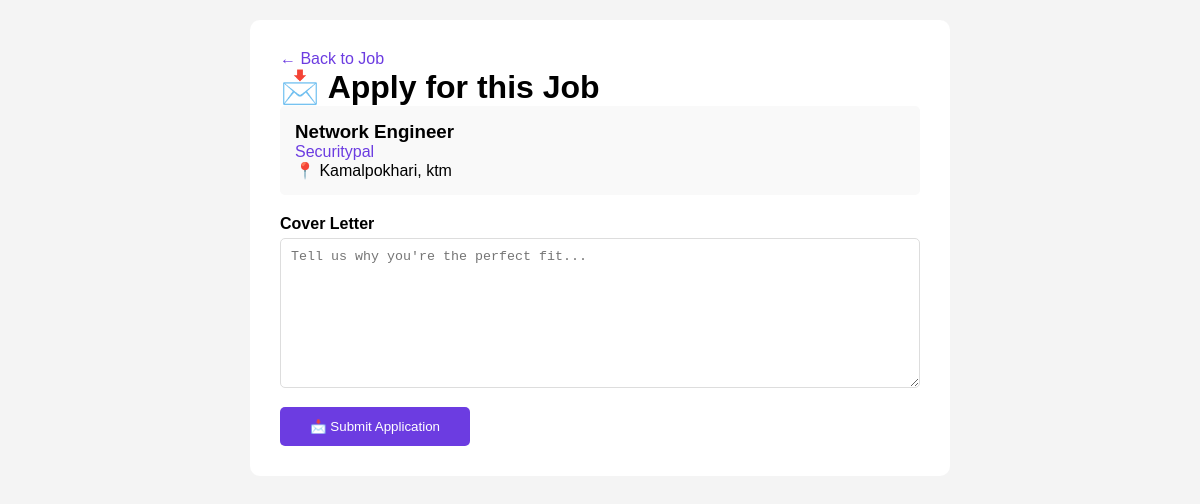
Page /job/2/apply/ (signed in) on the committed database.
### jobs/models.py (models this page shows, shortened)
class Job(models.Model):
    JOB_TYPES = (
        ('full_time', 'Full Time'),
        ('part_time', 'Part Time'),
        ('contract', 'Contract'),
        ('internship', 'Internship'),
        ('freelance', 'Freelance'),
    )
    EXPERIENCE_LEVELS = (
        ('entry', 'Entry Level (0-1 years)'),
        ('junior', 'Junior (1-3 years)'),
        ('mid', 'Mid Level (3-5 years)'),
        ('senior', 'Senior (5+ years)'),
        ('lead', 'Lead / Manager'),
    )
    title = models.CharField(max_length=200)
    company = models.CharField(max_length=200)
    description = models.TextField()
    requirements = models.TextField()
    responsibilities = models.TextField(blank=True)
    job_type = models.CharField(max_length=20, choices=JOB_TYPES, default='full_time')
    experience_level = models.CharField(max_length=20, choices=EXPERIENCE_LEVELS, default='entry')
    location = models.CharField(max_length=200)
    is_remote = models.BooleanField(default=False)
    salary_min = models.IntegerField(null=True, blank=True)
    salary_max = models.IntegerField(null=True, blank=True)
    currency = models.CharField(max_length=10, default='NPR')
    skills_required = models.JSONField(default=list)
    posted_by = models.ForeignKey(
        settings.AUTH_USER_MODEL,
        on_delete=models.CASCADE,
        related_name='jobs'
    )
    is_active = models.BooleanField(default=True)
    is_approved = models.BooleanField(default=False)
    is_verified = models.BooleanField(default=False)
    verified_by = models.ForeignKey(
        settings.AUTH_USER_MODEL,
        on_delete=models.SET_NULL,
        null=True,
        blank=True,
        related_name='verified_jobs'
    )
    verified_at = models.DateTimeField(null=True, blank=True)
    is_ai_verified = models.BooleanField(default=False)
    ai_verification_score = models.IntegerField(default=0)
    ai_verification_reasons = models.JSONField(default=list)
    ai_verified_at = models.DateTimeField(null=True, blank=True)
    created_at = models.DateTimeField(auto_now_add=True)
    updated_at = models.DateTimeField(auto_now=True)
    expires_at = models.DateTimeField(null=True, blank=True)
    class Meta:
        ordering = ['-created_at']

### jobs/views.py (the view, shortened to what this page needs)
# urls.py: path('job/<int:job_id>/apply/', views.apply_job, name='apply_job'),
@login_required
def apply_job(request, job_id):
    if request.user.user_type != 'candidate':
        messages.error(request, 'Only candidates can apply.')
        return redirect('job_detail', job_id=job_id)
    job = get_object_or_404(Job, id=job_id, is_active=True)
    if JobApplication.objects.filter(job=job, applicant=request.user).exists():
        messages.warning(request, 'You have already applied to this job.')
        return redirect('job_detail', job_id=job_id)
    return render(request, 'jobs/apply_job.html', {
        'job': job,
    })

### templates/jobs/apply_job.html (shortened to what this page needs)
<!DOCTYPE html>
<html lang="en">
<head>
</head>
<body>
    <div class="container">
        <a href="{% url 'job_detail' job.id %}" class="back">← Back to Job</a>
        <h1>📩 Apply for this Job</h1>
        <div class="job-info">
            <h3>{{ job.title }}</h3>
            <p style="color:#6C3CE1;">{{ job.company }}</p>
            <p>📍 {{ job.location }}</p>
        </div>
        <form method="POST">
            <div class="form-group">
                <label>Cover Letter</label>
                <textarea name="cover_letter" placeholder="Tell us why you're the perfect fit..."></textarea>
            </div>
            <button type="submit" class="btn">📩 Submit Application</button>
        </form>
    </div>
</body>
</html>

### templates/jobs/apply_job.html (style rules this page uses)
* { margin: 0; padding: 0; box-sizing: border-box; }
body { font-family: Arial, sans-serif; background: #f4f4f4; padding: 20px; }
.container { max-width: 700px; margin: 0 auto; background: white; padding: 30px; border-radius: 10px; }
.form-group { margin-bottom: 15px; }
.form-group label { display: block; font-weight: 600; margin-bottom: 5px; }
.form-group textarea { width: 100%; padding: 10px; border: 1px solid #ddd; border-radius: 5px; min-height: 150px; }
.btn { display: inline-block; padding: 12px 30px; background: #6C3CE1; color: white; border: none; border-radius: 5px; cursor: pointer; }
.back { color: #6C3CE1; text-decoration: none; }
.job-info { background: #f9f9f9; padding: 15px; border-radius: 5px; margin-bottom: 20px; }

### rows in the picture
Job: title "Network Engineer", company "Securitypal", location "Kamalpokhari, ktm"
